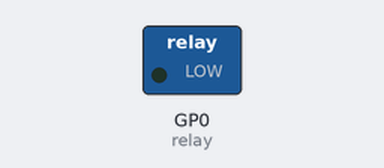
Recording of a program running on a simulated Raspberry Pi Pico running MicroPython. On the bench: switched loads named in the program (green lamp = pin HIGH).

Above: at 5.0 s.
At 15.0 s:
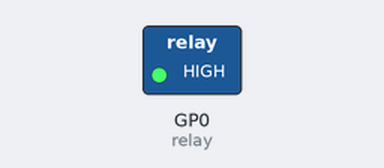
Timing chart, 0 to 26.0 s (numbered marks = the images above):
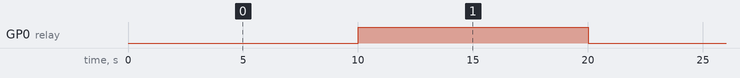

Measured:
- by itself, GP0 (relay): alternates HIGH for 10.0 s and LOW for 10.0 s

The program:

7_4_relay_basic.py
```python
# Rui Santos & Sara Santos - Random Nerd Tutorials
# Complete project details at https://RandomNerdTutorials.com/raspberry-pi-pico-w-micropython-ebook/

from machine import Pin
from time import sleep

relay = Pin(0, Pin.OUT)

while True:
    # RELAY ON
    relay.value(0)
    sleep(10)

    # RELAY OFF
    relay.value(1)
    sleep(10)
```
